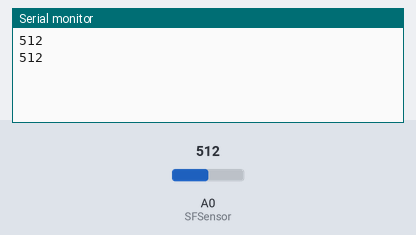
The sketch below on a simulated Arduino Uno, built with avr-gcc and run on an emulated ATmega328P. Shown: the last lines printed to the serial monitor. Inputs (shaded band) come from the test bench; at power-on: A0 (SFSensor) = 512.

Above: at 2.8 s.
2.9 s: A0 (SFSensor) set to 716
At 3.8 s:
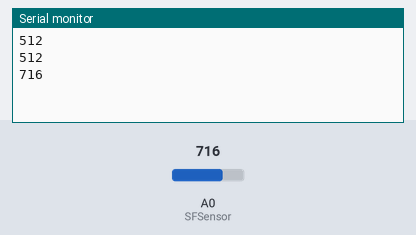
4.4 s: A0 (SFSensor) set to 900
At 5.6 s:
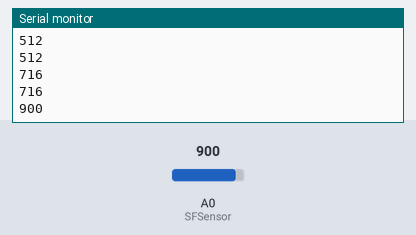
Timing chart, 0 to 7.4 s (numbered marks = the images above; inputs shaded):
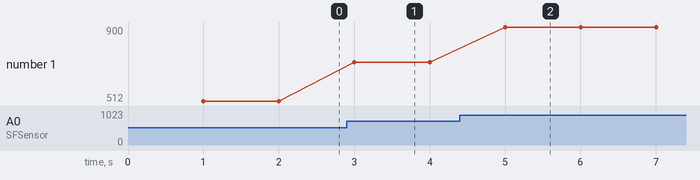

Measured:
- after the input at 2.9 s, the serial monitor: prints a new line after 0.10 s (image 1)
- after the input at 4.4 s, the serial monitor: prints a new line after 0.60 s (image 2)
- plotted number 1: 512 → 716 after the input at 2.9 s, 716 → 900 after the input at 4.4 s

The sketch:

FrontSensorRaw.ino
```cpp
const int SFSensor = A0;

void setup() {
  // initialize serial communications at 9600 bps:
  Serial.begin(9600);
}

void loop() {

  delay(1000);
  int val  = analogRead(SFSensor);
  Serial.println(val);

}
```
